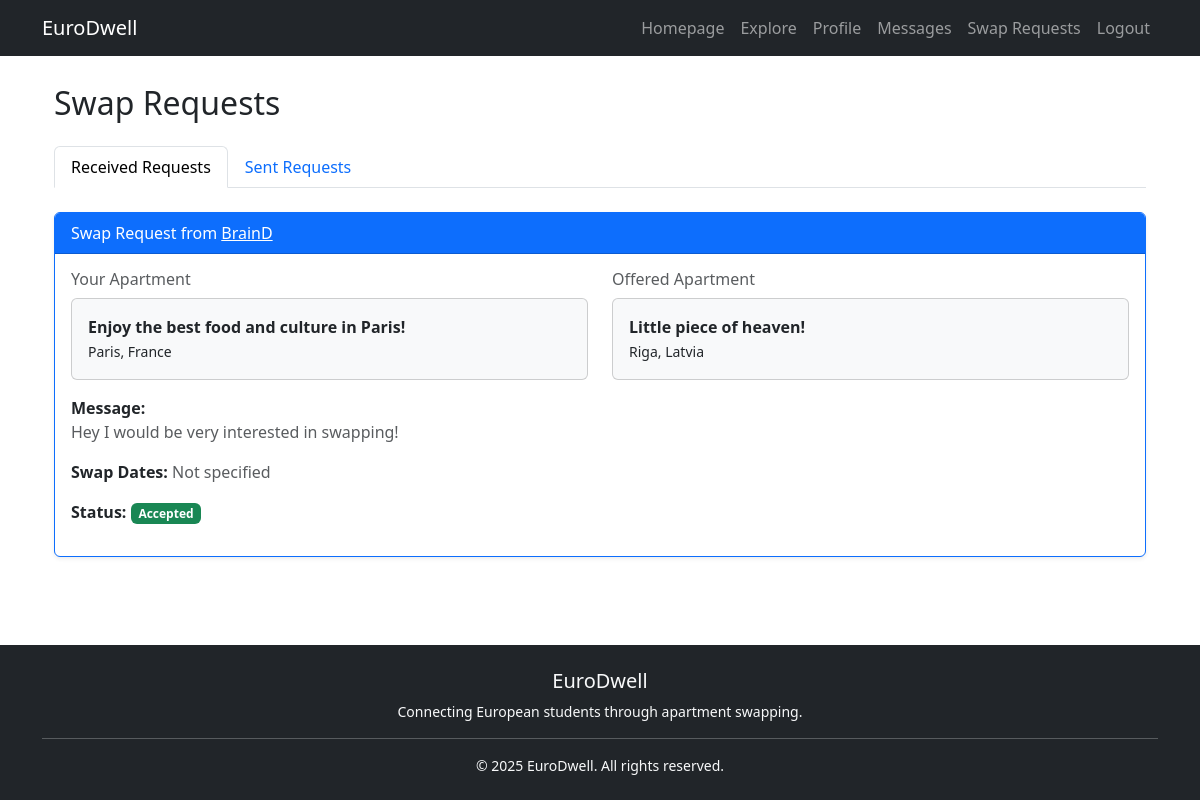
The page /swap_requests/ (signed in) on the database as committed earlier.
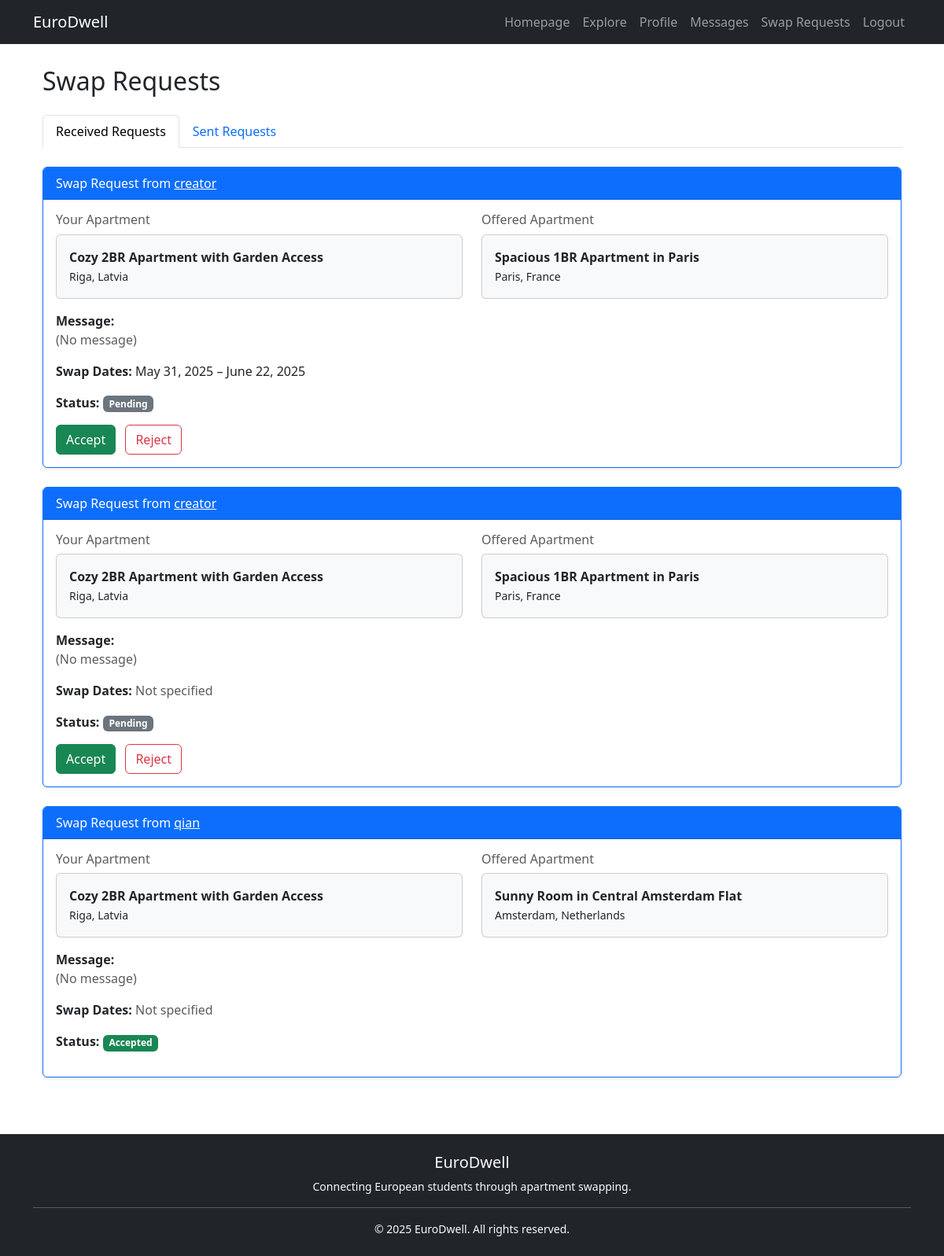
The same page on the database as committed later.
### app/models.py (models this page shows, shortened)
class SwapRequest(models.Model):
    requester = models.ForeignKey(User, on_delete=models.CASCADE, related_name="sent_requests")
    recipient = models.ForeignKey(User, on_delete=models.CASCADE, related_name="received_requests")
    apartment_requested = models.ForeignKey(Apartment, on_delete=models.CASCADE, related_name="requests")
    apartment_offered = models.ForeignKey(Apartment, on_delete=models.CASCADE, related_name="offers", null=True, blank=True)
    status_choices = [('Pending', 'Pending'), ('Accepted', 'Accepted'), ('Declined', 'Declined')]
    status = models.CharField(max_length=10, choices=status_choices, default='Pending')
    created_at = models.DateTimeField(auto_now_add=True)
    message = models.TextField(blank=True, null=True)
    swap_start_date = models.DateField(null=True, blank=True)
    swap_end_date = models.DateField(null=True, blank=True)

class Apartment(models.Model):
    user = models.ForeignKey(User, on_delete=models.CASCADE)
    title = models.CharField(max_length=200)
    description = models.TextField()
    country = models.CharField(max_length=100,default='Norway')
    city = models.CharField(max_length=100,default='Oslo')
    bedrooms = models.IntegerField(default=1)
    bathrooms = models.IntegerField(default=1)
    shared_bathroom = models.BooleanField(default=False)
    shared_kitchen = models.BooleanField(default=False)
    available_from = models.DateField(default=date.today)
    available_until = models.DateField(default=default_available_until)
    created_at = models.DateTimeField(auto_now_add=True)
    updated_at = models.DateTimeField(auto_now=True)
    @property
    def location(self):
        return f"{self.city}, {self.country}"

### app/views.py (the view)
# urls.py: path('swap_requests/', views.swap_requests, name='swap_requests'),
@login_required
def swap_requests(request):
    requests_sent = SwapRequest.objects.filter(requester=request.user).order_by('-created_at')
    requests_received = SwapRequest.objects.filter(apartment_requested__user=request.user).order_by('-created_at')
    return render(request, "swap_requests.html", {"sent_requests": requests_sent, "received_requests": requests_received})

### app/context_processors.py (called while the page is built)
def unread_message_count(request):
    if request.user.is_authenticated:
        count = Message.objects.filter(receiver=request.user, is_read=False).count()
        return {'unread_message_count': count}
    return {}

### app/templates/swap_requests.html (shortened to what the changed rows need)
{% extends 'base.html' %}
{% block content %}
<div class="container">
    <div class="row">
        <div class="col-md-12">
            <h2 class="mb-4">Swap Requests</h2>
            <div class="tab-content" id="swapTabsContent">
                <div class="tab-pane fade show active" id="received" role="tabpanel">
                    {% if received_requests %}
                        {% for request in received_requests %}
                            <div class="card mb-4 border-primary shadow-sm">
                                <div class="card-header bg-primary text-white">
                                    Swap Request from <a href="{% url 'user_profile' request.requester.id %}" class="text-white text-decoration-underline">{{ request.requester.username }}</a>
                                </div>
                                <div class="card-body">
                                    <div class="row mb-3">
                                        <div class="col-md-6">
                                            <h6 class="text-muted">Your Apartment</h6>
                                            <div class="card bg-light">
                                                <div class="card-body">
                                                    <strong>{{ request.apartment_requested.title }}</strong><br>
                                                    <small>{{ request.apartment_requested.location }}</small>
                                                </div>
                                            </div>
                                        </div>
                                        <div class="col-md-6">
                                            <h6 class="text-muted">Offered Apartment</h6>
                                            <div class="card bg-light">
                                                <div class="card-body">
                                                    <strong>{{ request.apartment_offered.title }}</strong><br>
                                                    <small>{{ request.apartment_offered.location }}</small>
                                                </div>
                                            </div>
                                        </div>
                                    </div>
                                    <p><strong>Message:</strong><br>
                                        <span class="text-muted">{{ request.message|default:"(No message)"|linebreaksbr }}</span>
                                    </p>
                                    {% if request.swap_start_date and request.swap_end_date %}
                                        <p><strong>Swap Dates:</strong> {{ request.swap_start_date }} – {{ request.swap_end_date }}</p>
                                    {% else %}
                                        <p><strong>Swap Dates:</strong> <span class="text-muted">Not specified</span></p>
                                    {% endif %}
                                    <p><strong>Status:</strong>
                                        <span class="badge {% if request.status == 'Accepted' %}bg-success{% elif request.status == 'Declined' %}bg-danger{% else %}bg-secondary{% endif %}">
                                            {{ request.status }}
                                        </span>
                                    </p>
                                    {% if request.status == 'Pending' %}
                                        <div class="mt-3">
                                            <form method="post" action="{% url 'accept_swap' request.id %}" class="d-inline">
                                                <button type="submit" class="btn btn-success me-2">Accept</button>
                                            </form>
                                            <form method="post" action="{% url 'accept_swap' request.id %}" class="d-inline">
                                                <button type="submit" class="btn btn-outline-danger">Reject</button>
                                            </form>
                                        </div>
                                    {% endif %}
                                </div>
                            </div>
                        {% endfor %}
                    {% else %}
                        <div class="alert alert-info">No received swap requests.</div>
                    {% endif %}
                </div>
            </div>
        </div>
    </div>
</div>
{% endblock %}

Rows that differ between the two databases and show on the page:
no longer on this page (row edited): SwapRequest: requester.username "BrainD", apartment_requested "Enjoy the best food and culture in Paris!", apartment_requested.location "Paris, France", apartment_offered "Little piece of heaven!", apartment_offered.location "Riga, Latvia", message "Hey I would be very interested in swapping!", shows "Swap Dates:", status "Accepted"
added SwapRequest: requester.username "creator", apartment_requested "Cozy 2BR Apartment with Garden Access", apartment_requested.location "Riga, Latvia", apartment_offered "Spacious 1BR Apartment in Paris", apartment_offered.location "Paris, France", message "(No message)", swap_start_date "May 31, 2025", swap_end_date "June 22, 2025", status "Pending", shows "Accept"
added SwapRequest: requester.username "creator", apartment_requested "Cozy 2BR Apartment with Garden Access", apartment_requested.location "Riga, Latvia", apartment_offered "Spacious 1BR Apartment in Paris", apartment_offered.location "Paris, France", message "(No message)", shows "Swap Dates:", status "Pending", shows "Accept"
added SwapRequest: requester.username "qian", apartment_requested "Cozy 2BR Apartment with Garden Access", apartment_requested.location "Riga, Latvia", apartment_offered "Sunny Room in Central Amsterdam Flat", apartment_offered.location "Amsterdam, Netherlands", message "(No message)", shows "Swap Dates:", status "Accepted"
